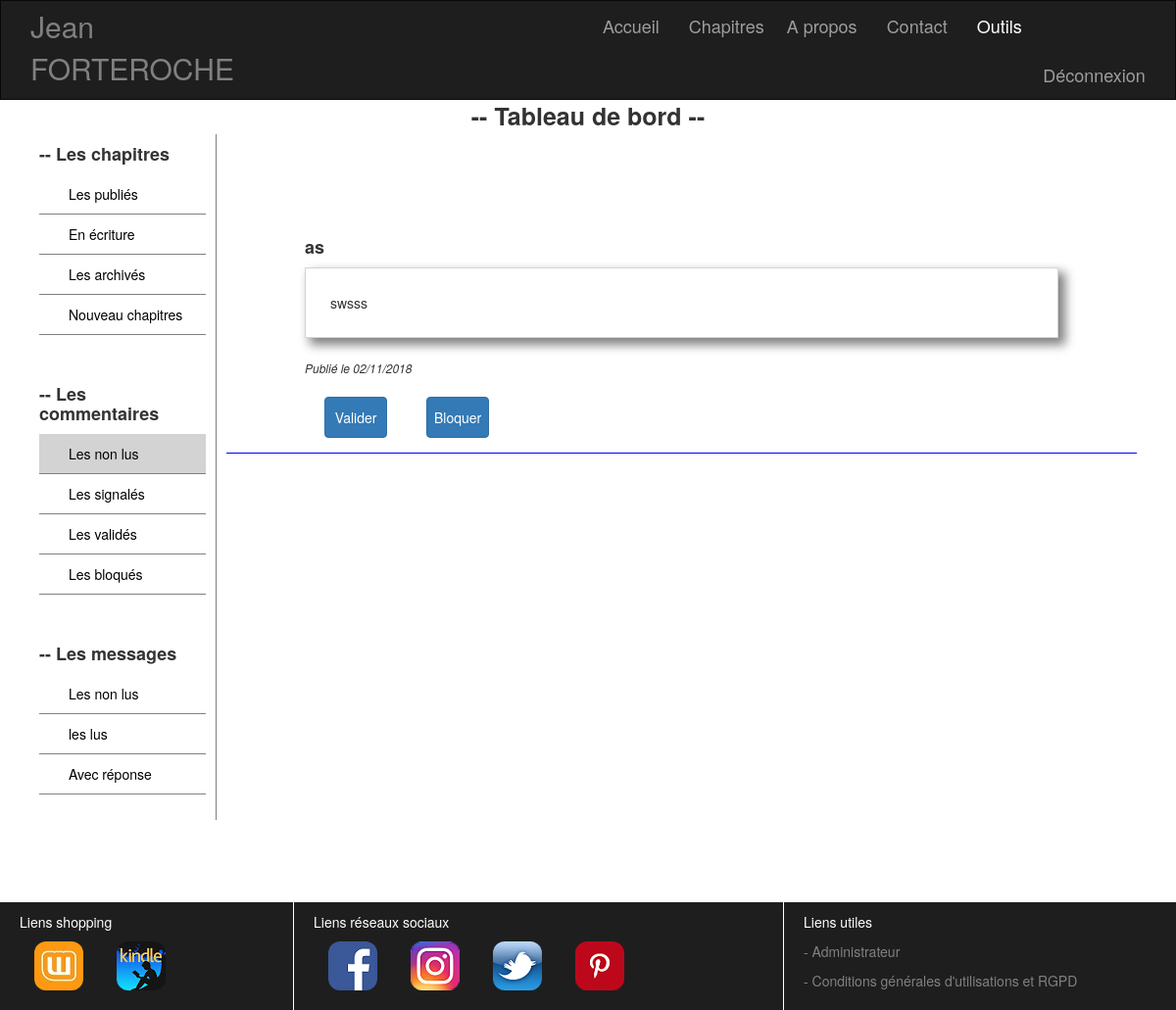
Before: /index.php?callPage=dashboardDisplayOneComment&stateComment=0&idComment=17 (signed in) with the older database file.
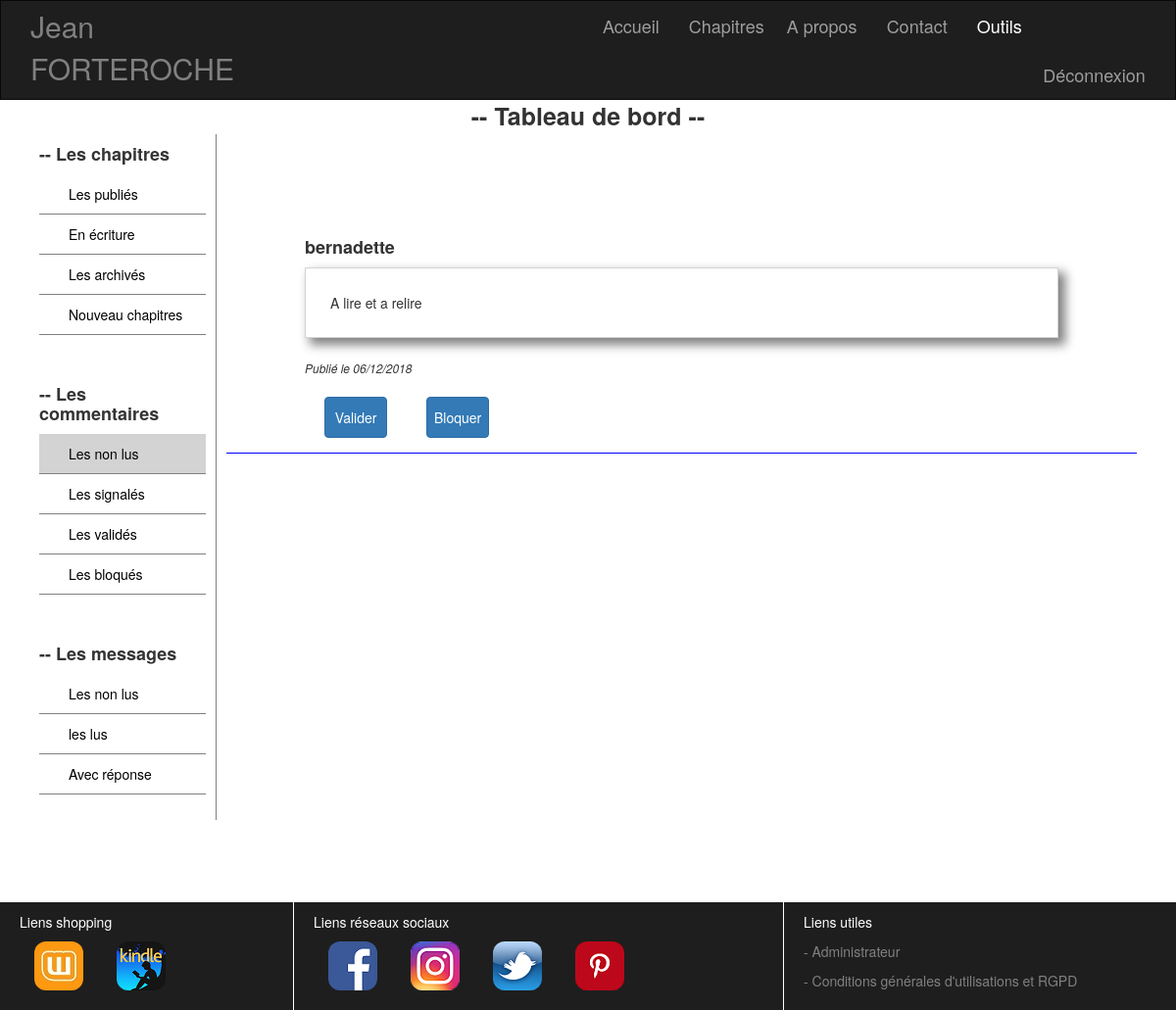
After: the same page with the newer database file.
### tables this page shows
CREATE TABLE IF NOT EXISTS `commentchapter` (
  `id` int(11) NOT NULL AUTO_INCREMENT,
  `idChapter` int(11) NOT NULL,
  `contentComment` text NOT NULL,
  `pseudo` varchar(255) NOT NULL,
  `stateComment` int(1) NOT NULL,
  `publicationDate` datetime NOT NULL,
  PRIMARY KEY (`id`)
);

### view/model/modelComment.php (called while the page is built, shortened)
<?php
require_once("./view/model/modelLogBDD.php");
class modelComment
{
    private $BDD;
    public function __construct()
    {
      $this->BDD = new BDD();
    }
    public function getDisplayOneComment($idComment)
    {
        $donneesDisplayOneComment = $this->BDD->connexionBDD()->prepare('SELECT * FROM commentChapter WHERE id=:a ');
        $donneesDisplayOneComment->execute(array('a'=>$idComment));
        $donneesDisplayOneComment = $donneesDisplayOneComment->fetch();
        return $donneesDisplayOneComment;
    }
}

### view/model/modelLogBDD.php (called while the page is built)
<?php
class BDD
{
    public function connexionBDD()
    {
    return new PDO('mysql:host=localhost;dbname=projet_3', 'root', '');
    }
}

### view/comment/viewDisplayOneComment.php (the view, shortened to what this page needs)
<?php
    $dateFr = date("d/m/Y", strtotime($displayOneComment['publicationDate']));
?>
    <div class="col-lg-12 sectionComment"><h4><strong><?= $displayOneComment['pseudo'] ?></strong></h4>
      <div class="comment"><?= $displayOneComment['contentComment'] ?></div><br/>
      <em class="autor">Publié le <?= $dateFr ?></em><br/><br/>
<?php
      if (( $_GET['stateComment'] == 0) or ( $_GET['stateComment'] == 1) or ( $_GET['stateComment'] == 3))
      { ?>
          <form action="./index.php?callPage=updateCommentChapterPageDashboard" method="post">
              <button type="submit" id="submit" name="submit" class="btn btn-primary col-lg-1">Valider</button>
          </form>
<?php
      }
      else { echo""; }
    if (( $_GET['stateComment'] == 0) or ( $_GET['stateComment'] == 1) or ( $_GET['stateComment'] == 2))
    { ?>
        <form action="./index.php?callPage=updateCommentChapterPageDashboard" method="post">
            <button type="submit" id="submit" name="submit" class="btn btn-primary col-lg-1">Bloquer</button>
        </form>
<?php
    }
      else { echo ""; }
?>
    </div>

Changed rows visible on the page:
changed commentchapter: pseudo "as" → "bernadette"; contentComment "swsss" → "A lire et a relire"; publicationDate "02/11/2018" → "06/12/2018"
